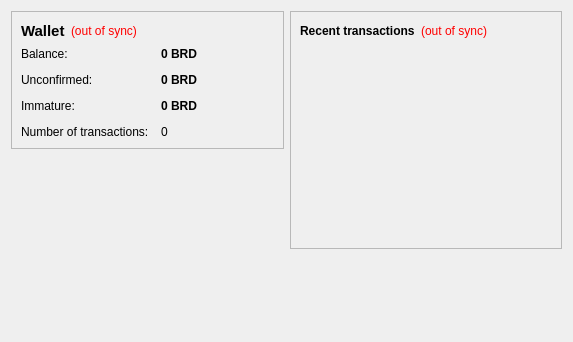
<?xml version="1.0" encoding="UTF-8"?>
<ui version="4.0">
 <class>OverviewPage</class>
 <widget class="QWidget" name="OverviewPage">
  <property name="geometry">
   <rect>
    <x>0</x>
    <y>0</y>
    <width>573</width>
    <height>342</height>
   </rect>
  </property>
  <property name="windowTitle">
   <string>Form</string>
  </property>
  <layout class="QHBoxLayout" name="horizontalLayout" stretch="1,1">
   <item>
    <layout class="QVBoxLayout" name="verticalLayout_2">
     <item>
      <widget class="QFrame" name="frame">
       <property name="frameShape">
        <enum>QFrame::StyledPanel</enum>
       </property>
       <property name="frameShadow">
        <enum>QFrame::Raised</enum>
       </property>
       <layout class="QVBoxLayout" name="verticalLayout_4">
        <item>
         <layout class="QHBoxLayout" name="horizontalLayout_4">
          <item>
           <widget class="QLabel" name="label_5">
            <property name="font">
             <font>
              <pointsize>11</pointsize>
              <weight>75</weight>
              <bold>true</bold>
             </font>
            </property>
            <property name="text">
             <string>Wallet</string>
            </property>
           </widget>
          </item>
          <item>
           <widget class="QLabel" name="labelWalletStatus">
            <property name="toolTip">
             <string>The displayed information may be out of date. Your wallet automatically synchronizes with the birdcoin network after a connection is established, but this process has not completed yet.</string>
            </property>
            <property name="styleSheet">
             <string notr="true">QLabel { color: red; }</string>
            </property>
            <property name="text">
             <string notr="true">(out of sync)</string>
            </property>
            <property name="alignment">
             <set>Qt::AlignLeading|Qt::AlignLeft|Qt::AlignVCenter</set>
            </property>
           </widget>
          </item>
          <item>
           <spacer name="horizontalSpacer_2">
            <property name="orientation">
             <enum>Qt::Horizontal</enum>
            </property>
            <property name="sizeHint" stdset="0">
             <size>
              <width>40</width>
              <height>20</height>
             </size>
            </property>
           </spacer>
          </item>
         </layout>
        </item>
        <item>
         <layout class="QFormLayout" name="formLayout_2">
          <property name="fieldGrowthPolicy">
           <enum>QFormLayout::AllNonFixedFieldsGrow</enum>
          </property>
          <property name="horizontalSpacing">
           <number>12</number>
          </property>
          <property name="verticalSpacing">
           <number>12</number>
          </property>
          <item row="0" column="0">
           <widget class="QLabel" name="label">
            <property name="text">
             <string>Balance:</string>
            </property>
           </widget>
          </item>
          <item row="0" column="1">
           <widget class="QLabel" name="labelBalance">
            <property name="font">
             <font>
              <weight>75</weight>
              <bold>true</bold>
             </font>
            </property>
            <property name="cursor">
             <cursorShape>IBeamCursor</cursorShape>
            </property>
            <property name="toolTip">
             <string>Your current balance</string>
            </property>
            <property name="text">
             <string notr="true">0 BRD</string>
            </property>
            <property name="textInteractionFlags">
             <set>Qt::LinksAccessibleByMouse|Qt::TextSelectableByKeyboard|Qt::TextSelectableByMouse</set>
            </property>
           </widget>
          </item>
          <item row="1" column="0">
           <widget class="QLabel" name="label_3">
            <property name="text">
             <string>Unconfirmed:</string>
            </property>
           </widget>
          </item>
          <item row="1" column="1">
           <widget class="QLabel" name="labelUnconfirmed">
            <property name="font">
             <font>
              <weight>75</weight>
              <bold>true</bold>
             </font>
            </property>
            <property name="cursor">
             <cursorShape>IBeamCursor</cursorShape>
            </property>
            <property name="toolTip">
             <string>Total of transactions that have yet to be confirmed, and do not yet count toward the current balance</string>
            </property>
            <property name="text">
             <string notr="true">0 BRD</string>
            </property>
            <property name="textInteractionFlags">
             <set>Qt::LinksAccessibleByMouse|Qt::TextSelectableByKeyboard|Qt::TextSelectableByMouse</set>
            </property>
           </widget>
          </item>
          <item row="3" column="0">
           <widget class="QLabel" name="label_2">
            <property name="text">
             <string>Number of transactions:</string>
            </property>
           </widget>
          </item>
          <item row="3" column="1">
           <widget class="QLabel" name="labelNumTransactions">
            <property name="toolTip">
             <string>Total number of transactions in wallet</string>
            </property>
            <property name="text">
             <string notr="true">0</string>
            </property>
           </widget>
          </item>
          <item row="2" column="0">
           <widget class="QLabel" name="labelImmatureText">
            <property name="text">
             <string>Immature:</string>
            </property>
           </widget>
          </item>
          <item row="2" column="1">
           <widget class="QLabel" name="labelImmature">
            <property name="font">
             <font>
              <weight>75</weight>
              <bold>true</bold>
             </font>
            </property>
            <property name="toolTip">
             <string>Mined balance that has not yet matured</string>
            </property>
            <property name="text">
             <string notr="true">0 BRD</string>
            </property>
            <property name="textInteractionFlags">
             <set>Qt::LinksAccessibleByMouse|Qt::TextSelectableByKeyboard|Qt::TextSelectableByMouse</set>
            </property>
           </widget>
          </item>
         </layout>
        </item>
       </layout>
      </widget>
     </item>
     <item>
      <spacer name="verticalSpacer">
       <property name="orientation">
        <enum>Qt::Vertical</enum>
       </property>
       <property name="sizeHint" stdset="0">
        <size>
         <width>20</width>
         <height>40</height>
        </size>
       </property>
      </spacer>
     </item>
    </layout>
   </item>
   <item>
    <layout class="QVBoxLayout" name="verticalLayout_3">
     <item>
      <widget class="QFrame" name="frame_2">
       <property name="frameShape">
        <enum>QFrame::StyledPanel</enum>
       </property>
       <property name="frameShadow">
        <enum>QFrame::Raised</enum>
       </property>
       <layout class="QVBoxLayout" name="verticalLayout">
        <item>
         <layout class="QHBoxLayout" name="horizontalLayout_2">
          <item>
           <widget class="QLabel" name="label_4">
            <property name="text">
             <string>&lt;b&gt;Recent transactions&lt;/b&gt;</string>
            </property>
           </widget>
          </item>
          <item>
           <widget class="QLabel" name="labelTransactionsStatus">
            <property name="toolTip">
             <string>The displayed information may be out of date. Your wallet automatically synchronizes with the birdcoin network after a connection is established, but this process has not completed yet.</string>
            </property>
            <property name="styleSheet">
             <string notr="true">QLabel { color: red; }</string>
            </property>
            <property name="text">
             <string notr="true">(out of sync)</string>
            </property>
            <property name="alignment">
             <set>Qt::AlignRight|Qt::AlignTrailing|Qt::AlignVCenter</set>
            </property>
           </widget>
          </item>
          <item>
           <spacer name="horizontalSpacer">
            <property name="orientation">
             <enum>Qt::Horizontal</enum>
            </property>
            <property name="sizeHint" stdset="0">
             <size>
              <width>40</width>
              <height>20</height>
             </size>
            </property>
           </spacer>
          </item>
         </layout>
        </item>
        <item>
         <widget class="QListView" name="listTransactions">
          <property name="styleSheet">
           <string notr="true">QListView { background: transparent; }</string>
          </property>
          <property name="frameShape">
           <enum>QFrame::NoFrame</enum>
          </property>
          <property name="verticalScrollBarPolicy">
           <enum>Qt::ScrollBarAlwaysOff</enum>
          </property>
          <property name="horizontalScrollBarPolicy">
           <enum>Qt::ScrollBarAlwaysOff</enum>
          </property>
          <property name="selectionMode">
           <enum>QAbstractItemView::NoSelection</enum>
          </property>
         </widget>
        </item>
       </layout>
      </widget>
     </item>
     <item>
      <spacer name="verticalSpacer_2">
       <property name="orientation">
        <enum>Qt::Vertical</enum>
       </property>
       <property name="sizeHint" stdset="0">
        <size>
         <width>20</width>
         <height>40</height>
        </size>
       </property>
      </spacer>
     </item>
    </layout>
   </item>
  </layout>
 </widget>
 <resources/>
 <connections/>
</ui>
